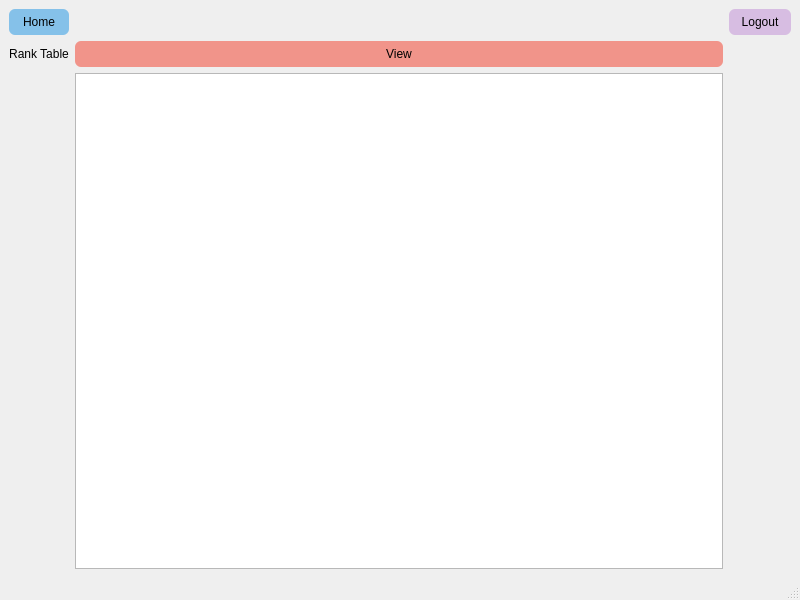
<?xml version="1.0" encoding="UTF-8"?>
<ui version="4.0">
 <class>rank</class>
 <widget class="QMainWindow" name="rank">
  <property name="geometry">
   <rect>
    <x>0</x>
    <y>0</y>
    <width>800</width>
    <height>600</height>
   </rect>
  </property>
  <property name="windowTitle">
   <string>MainWindow</string>
  </property>
  <widget class="QWidget" name="centralwidget">
   <layout class="QGridLayout" name="gridLayout">
    <item row="0" column="0">
     <widget class="QPushButton" name="rank_home_btn">
      <property name="styleSheet">
       <string notr="true">QPushButton {
    background-color: #85C1E9;
    color: black;
    border-radius: 6px;
    padding: 6px 12px;
}
QPushButton:hover {
    background-color: #5DADE2;
}
QPushButton:pressed {
    background-color: #3498DB;
}
</string>
      </property>
      <property name="text">
       <string>Home</string>
      </property>
     </widget>
    </item>
    <item row="2" column="1">
     <widget class="QTableWidget" name="rankTable"/>
    </item>
    <item row="0" column="1">
     <spacer name="horizontalSpacer">
      <property name="orientation">
       <enum>Qt::Orientation::Horizontal</enum>
      </property>
      <property name="sizeType">
       <enum>QSizePolicy::Policy::Preferred</enum>
      </property>
      <property name="sizeHint" stdset="0">
       <size>
        <width>23</width>
        <height>20</height>
       </size>
      </property>
     </spacer>
    </item>
    <item row="1" column="3">
     <spacer name="horizontalSpacer_2">
      <property name="orientation">
       <enum>Qt::Orientation::Horizontal</enum>
      </property>
      <property name="sizeType">
       <enum>QSizePolicy::Policy::Preferred</enum>
      </property>
      <property name="sizeHint" stdset="0">
       <size>
        <width>15</width>
        <height>20</height>
       </size>
      </property>
     </spacer>
    </item>
    <item row="0" column="3">
     <widget class="QPushButton" name="rank_logout_btn">
      <property name="styleSheet">
       <string notr="true">QPushButton {
    background-color: #D7BDE2;
    color: black;
    border-radius: 6px;
    padding: 6px 12px;
}
QPushButton:hover {
    background-color: #AF7AC5;
}
QPushButton:pressed {
    background-color: #884EA0;
}
</string>
      </property>
      <property name="text">
       <string>Logout</string>
      </property>
     </widget>
    </item>
    <item row="1" column="0">
     <widget class="QLabel" name="label">
      <property name="text">
       <string>Rank Table</string>
      </property>
      <property name="alignment">
       <set>Qt::AlignmentFlag::AlignCenter</set>
      </property>
     </widget>
    </item>
    <item row="1" column="1">
     <widget class="QPushButton" name="ViewRankTable">
      <property name="styleSheet">
       <string notr="true">QPushButton {
    background-color: #F1948A;
    color: black;
    border-radius: 6px;
    padding: 6px 12px;
}
QPushButton:hover {
    background-color: #EC7063;
}
QPushButton:pressed {
    background-color: #CB4335;
}
</string>
      </property>
      <property name="text">
       <string>View</string>
      </property>
     </widget>
    </item>
   </layout>
  </widget>
  <widget class="QMenuBar" name="menubar">
   <property name="geometry">
    <rect>
     <x>0</x>
     <y>0</y>
     <width>800</width>
     <height>25</height>
    </rect>
   </property>
  </widget>
  <widget class="QStatusBar" name="statusbar"/>
 </widget>
 <resources/>
 <connections/>
</ui>
